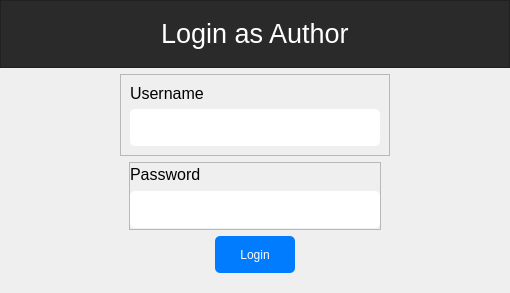
<?xml version="1.0" encoding="UTF-8"?>
<ui version="4.0">
 <class>LoginWindow</class>
 <widget class="QMainWindow" name="LoginWindow">
  <property name="geometry">
   <rect>
    <x>0</x>
    <y>0</y>
    <width>510</width>
    <height>293</height>
   </rect>
  </property>
  <property name="minimumSize">
   <size>
    <width>497</width>
    <height>0</height>
   </size>
  </property>
  <property name="maximumSize">
   <size>
    <width>510</width>
    <height>300</height>
   </size>
  </property>
  <property name="windowTitle">
   <string>MainWindow</string>
  </property>
  <property name="styleSheet">
   <string notr="true">.QLineEdit{
	border-radius: 5px;
	width: 250%;
	height: auto;
	border:none
}
.QPushButton{
	background-color: rgb(1, 124, 255);
	border-radius: 5px;
	width: 80%;
	height: auto;
	color: white;
	border:none
}
.QPushButton:focus{
	background-color: rgb(0, 50, 255);
	pointer-events:none;
	border: none
}
</string>
  </property>
  <widget class="QWidget" name="centralwidget">
   <layout class="QVBoxLayout" name="verticalLayout">
    <property name="leftMargin">
     <number>0</number>
    </property>
    <property name="topMargin">
     <number>0</number>
    </property>
    <property name="rightMargin">
     <number>0</number>
    </property>
    <property name="bottomMargin">
     <number>20</number>
    </property>
    <item>
     <widget class="QFrame" name="title_frame">
      <property name="maximumSize">
       <size>
        <width>16777215</width>
        <height>160</height>
       </size>
      </property>
      <property name="styleSheet">
       <string notr="true">background-color: rgb(42, 42, 42);
color: white</string>
      </property>
      <property name="frameShape">
       <enum>QFrame::StyledPanel</enum>
      </property>
      <property name="frameShadow">
       <enum>QFrame::Raised</enum>
      </property>
      <layout class="QHBoxLayout" name="horizontalLayout">
       <item alignment="Qt::AlignHCenter|Qt::AlignVCenter">
        <widget class="QLabel" name="title_txt">
         <property name="font">
          <font>
           <pointsize>20</pointsize>
          </font>
         </property>
         <property name="text">
          <string>Login as Author</string>
         </property>
        </widget>
       </item>
      </layout>
     </widget>
    </item>
    <item alignment="Qt::AlignHCenter">
     <widget class="QFrame" name="username_frame">
      <property name="frameShape">
       <enum>QFrame::StyledPanel</enum>
      </property>
      <property name="frameShadow">
       <enum>QFrame::Raised</enum>
      </property>
      <layout class="QVBoxLayout" name="verticalLayout_2">
       <item>
        <widget class="QLabel" name="username_txt">
         <property name="maximumSize">
          <size>
           <width>16777215</width>
           <height>20</height>
          </size>
         </property>
         <property name="font">
          <font>
           <pointsize>12</pointsize>
           <weight>50</weight>
           <bold>false</bold>
          </font>
         </property>
         <property name="text">
          <string>Username</string>
         </property>
        </widget>
       </item>
       <item>
        <widget class="QLineEdit" name="username_input">
         <property name="font">
          <font>
           <pointsize>11</pointsize>
          </font>
         </property>
        </widget>
       </item>
      </layout>
     </widget>
    </item>
    <item alignment="Qt::AlignHCenter">
     <widget class="QFrame" name="pwrd_frame">
      <property name="frameShape">
       <enum>QFrame::StyledPanel</enum>
      </property>
      <property name="frameShadow">
       <enum>QFrame::Raised</enum>
      </property>
      <layout class="QVBoxLayout" name="verticalLayout_3">
       <property name="leftMargin">
        <number>0</number>
       </property>
       <property name="topMargin">
        <number>0</number>
       </property>
       <property name="rightMargin">
        <number>0</number>
       </property>
       <property name="bottomMargin">
        <number>0</number>
       </property>
       <item>
        <widget class="QLabel" name="pwrd_txt">
         <property name="maximumSize">
          <size>
           <width>16777215</width>
           <height>20</height>
          </size>
         </property>
         <property name="font">
          <font>
           <pointsize>12</pointsize>
          </font>
         </property>
         <property name="text">
          <string>Password</string>
         </property>
        </widget>
       </item>
       <item>
        <widget class="QLineEdit" name="pwrd_input">
         <property name="font">
          <font>
           <pointsize>11</pointsize>
          </font>
         </property>
         <property name="echoMode">
          <enum>QLineEdit::Password</enum>
         </property>
        </widget>
       </item>
      </layout>
     </widget>
    </item>
    <item alignment="Qt::AlignHCenter">
     <widget class="QPushButton" name="loginButton">
      <property name="cursor">
       <cursorShape>PointingHandCursor</cursorShape>
      </property>
      <property name="text">
       <string>Login</string>
      </property>
     </widget>
    </item>
   </layout>
  </widget>
 </widget>
 <resources/>
 <connections/>
</ui>
